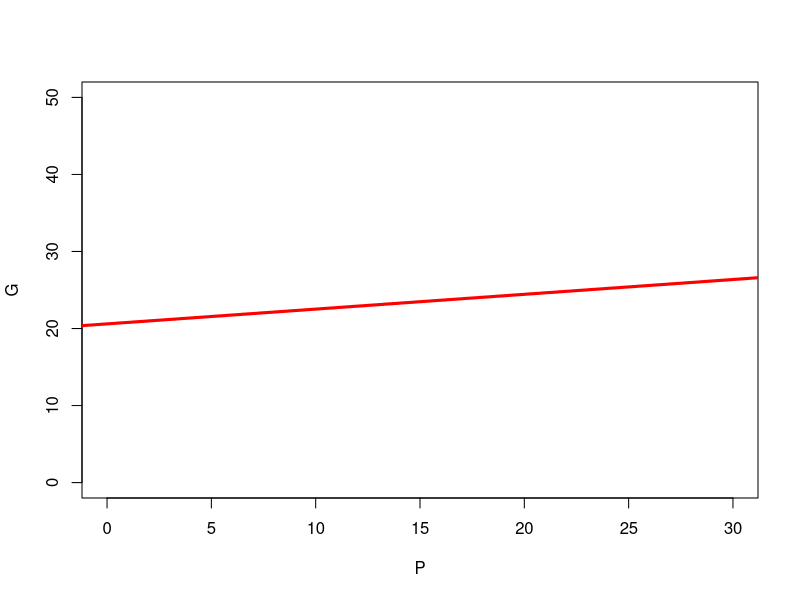

The R source for this figure:
## ---- chunk 1
options(htmltools.dir.version = FALSE)
## ---- chunk 2
library(knitr)
library(kableExtra)
dt <- data.frame(Variety=c("NE03490", "NE03490", "Aspen", "Aspen", "Hawken", "Hawken"),
                 P=c(3, 2, 3, 2, 3, 2)*10,
                 G=c(2.8, 2.8, 2.6, 2.6, 2.2, 2.2)*10,
                 E=c(0.2, -0.8, 0.4, -0.6, 0.8, -0.2)*10,
                 Prob=c(0.20, 0.05, 0.30, 0.20, 0.05, 0.20))
kable(dt)
## ---- chunk 3
dt <- data.frame(Variety=c("NE03490", "NE03490", "Aspen", "Aspen", "Hawken", "Hawken"),
                 P=c(30, 20, 30, 20, 30, 20),
                 G=c(28, 28, 26, 26, 22, 22),
                 E=c(2, -8, 4, -6, 8, -2),
                 Prob=c(0.20, 0.05, 0.30, 0.20, 0.05, 0.20))
## ---- chunk 4
sum(with(dt, G*P*Prob)) # E(GP) #<<
sum(with(dt, G*Prob)) # E(G) #<<
sum(with(dt,  P*Prob)) # E(P) #<<
## ---- chunk 5
sum(dt$G * dt$E * dt$Prob) # E(GE) #<<
sum(dt$E * dt$Prob) # E(E) #<<
## ---- chunk 6
sum(dt$G^2 * dt$Prob) - sum(dt$G * dt$Prob)^2
## ---- chunk 7
sum(dt$P^2 * dt$Prob) - sum(dt$P * dt$Prob)^2
## ---- chunk 8
plot(x=1, y=1, ylim=c(0, 50), xlim=c(0, 30), type="n", xlab="P", ylab="G")
# a, b : single values specifying the intercept and the slope of the line
abline(a=20.604, b=0.192, lwd=3, col="red")
## ---- chunk 9
dt$ghat <- 20.604 + 0.192*dt$P
kable(dt)
## ---- chunk 10
kable(dt)
## ---- chunk 11
vg <- sum(dt$G^2 * dt$Prob) - sum(dt$G * dt$Prob)^2
vghat <- sum(dt$ghat^2 * dt$Prob) - sum(dt$ghat * dt$Prob)^2
cov_g_ghat <- sum(dt$ghat * dt$G * dt$Prob) - sum(dt$G * dt$Prob) * sum(dt$ghat * dt$Prob)
r_ghat_g <- cov_g_ghat / sqrt(vg*vghat)
r_ghat_g
